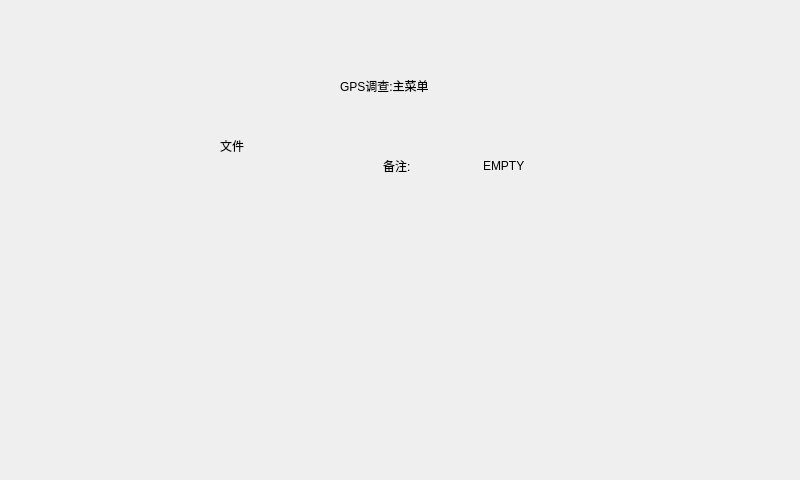
<?xml version="1.0" encoding="UTF-8"?>
<ui version="4.0">
 <class>MappedMenu</class>
 <widget class="QMainWindow" name="MappedMenu">
  <property name="geometry">
   <rect>
    <x>0</x>
    <y>0</y>
    <width>800</width>
    <height>480</height>
   </rect>
  </property>
  <property name="sizePolicy">
   <sizepolicy hsizetype="Fixed" vsizetype="Fixed">
    <horstretch>0</horstretch>
    <verstretch>0</verstretch>
   </sizepolicy>
  </property>
  <property name="windowTitle">
   <string>MainWindow</string>
  </property>
  <widget class="QWidget" name="centralwidget">
   <widget class="QLabel" name="titleLabel">
    <property name="geometry">
     <rect>
      <x>340</x>
      <y>70</y>
      <width>181</width>
      <height>31</height>
     </rect>
    </property>
    <property name="text">
     <string>GPS调查:主菜单</string>
    </property>
   </widget>
   <widget class="QLabel" name="fileLabel">
    <property name="geometry">
     <rect>
      <x>220</x>
      <y>130</y>
      <width>51</width>
      <height>31</height>
     </rect>
    </property>
    <property name="text">
     <string>文件</string>
    </property>
   </widget>
   <widget class="TimeLabel" name="currentTime">
    <property name="geometry">
     <rect>
      <x>90</x>
      <y>490</y>
      <width>191</width>
      <height>20</height>
     </rect>
    </property>
    <property name="styleSheet">
     <string notr="true">font: 75 11pt &quot;黑体&quot;;</string>
    </property>
    <property name="text">
     <string>1234567890</string>
    </property>
    <property name="alignment">
     <set>Qt::AlignCenter</set>
    </property>
   </widget>
   <widget class="QLabel" name="fileTypeLabel">
    <property name="geometry">
     <rect>
      <x>383</x>
      <y>150</y>
      <width>31</width>
      <height>31</height>
     </rect>
    </property>
    <property name="text">
     <string>备注:</string>
    </property>
   </widget>
   <widget class="QLabel" name="fileStatusLabel">
    <property name="geometry">
     <rect>
      <x>483</x>
      <y>150</y>
      <width>41</width>
      <height>31</height>
     </rect>
    </property>
    <property name="text">
     <string>EMPTY</string>
    </property>
   </widget>
  </widget>
 </widget>
 <customwidgets>
  <customwidget>
   <class>TimeLabel</class>
   <extends>QLabel</extends>
   <header>timelabel.h</header>
  </customwidget>
 </customwidgets>
 <resources/>
 <connections/>
</ui>
